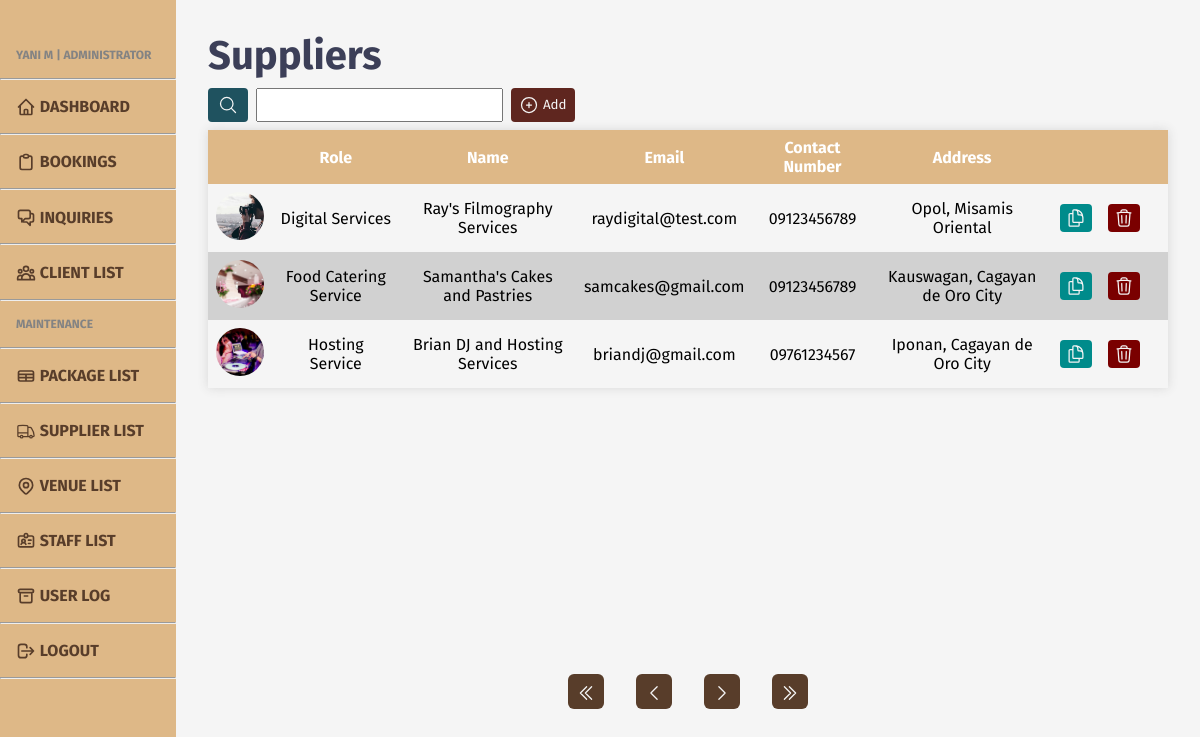
The app's page /admin/admin-suppliers.php (signed in) with its own data.
### tables this page shows
CREATE TABLE `supplier` (
  `supp_id` int(11) NOT NULL,
  `supp_name` varchar(255) NOT NULL,
  `supp_contno` varchar(255) NOT NULL,
  `supp_email` varchar(255) NOT NULL,
  `supp_role` varchar(255) NOT NULL,
  `supp_add` varchar(255) NOT NULL,
  `supp_img` varchar(255) DEFAULT NULL,
  `supp_status` int(1) NOT NULL
);

### admin/admin-suppliers.php (the view, shortened to what the rows shown need)
<?php
include '../includes/admin-head.php';
require '../db/database.php';
?>
<head>
    <link rel="stylesheet" href="../styles/admin/admin-lower.css">
</head>
<body>
    <?php
    include '../includes/admin-header.php';
    ?>
    <main class="content">
        <h1>Suppliers</h1>
        <div class="tbl-cont">
            <table>
                <tr>
                    <th></th>
                    <th>Role</th>
                    <th>Name</th>
                    <th>Email</th>
                    <th>Contact Number</th>
                    <th>Address</th>
                    <th></th>
                    <th></th>
                </tr>
                <?php
                if (isset($_GET['search-submit'])) {
                    $queried = mysqli_real_escape_string($conn, preg_replace('/\s+/', ' ', trim($_GET['search'])));
                    if (strpos($queried, ", ")) {
                        $query = str_replace(", ", " ", $queried);
                        $keys = explode(" ", $query);
                    } else if (strpos($queried, ",")) {
                        $query = str_replace(",", " ", $queried);
                        $keys = explode(" ", $query);
                    } else {
                        $keys = explode(" ", $queried);
                    }
                    if (empty($queried)) {
                        unset($_COOKIE["search"]);
                        if (isset($_GET['pageno'])) {
                            $pageno = $_GET['pageno'];
                        } else {
                            $pageno = 1;
                        }
                        $no_of_records_per_page = 6;
                        $offset = ($pageno - 1) * $no_of_records_per_page;
                        $total_pages_sql = "SELECT COUNT(*) FROM supplier WHERE supp_status=1";
                        $result = mysqli_query($conn, $total_pages_sql);
                        $total_rows = mysqli_fetch_array($result)[0];
                        $total_pages = ceil($total_rows / $no_of_records_per_page);
                        $sql = "SELECT * FROM supplier WHERE supp_status=1 ORDER BY supp_role ASC LIMIT $offset, $no_of_records_per_page";
                        $res_data = mysqli_query($conn, $sql);
                        while ($row = mysqli_fetch_array($res_data)) { ?>
                            <tr>
                                <td>
                                    <div id="small-icon">
                                        <?php if ($row['supp_img'] == NULL) { ?>
                                            <img src="../images/supplier/default.jpg">
                                        <?php } else { ?>
                                            <img src="../images/supplier/<?php echo $row['supp_img']; ?>">
                                        <?php } ?>
                                    </div>
                                </td>
                                <td><?php echo $row['supp_role']; ?></td>
                                <td><?php echo $row['supp_name']; ?></td>
                                <td><?php echo $row['supp_email']; ?></td>
                                <td><?php echo $row['supp_contno']; ?></td>
                                <td><?php echo $row['supp_add']; ?></td>
                                <td class="btn">
                                    <form action="admin-suppliers-edit.php?supp_id=<?php echo $row['supp_id']; ?>" method="post">
                                        <button id="update" name="update">
                                            <svg xmlns="http://www.w3.org/2000/svg" fill="none" viewBox="0 0 24 24" stroke-width="1.5" stroke="currentColor" class="w-6 h-6">
                                                <path stroke-linecap="round" stroke-linejoin="round" d="M15.75 17.25v3.375c0 .621-.504 1.125-1.125 1.125h-9.75a1.125 1.125 0 01-1.125-1.125V7.875c0-.621.504-1.125 1.125-1.125H6.75a9.06 9.06 0 011.5.124m7.5 10.376h3.375c.621 0 1.125-.504 1.125-1.125V11.25c0-4.46-3.243-8.161-7.5-8.876a9.06 9.06 0 00-1.5-.124H9.375c-.621 0-1.125.504-1.125 1.125v3.5m7.5 10.375H9.375a1.125 1.125 0 01-1.125-1.125v-9.25m12 6.625v-1.875a3.375 3.375 0 00-3.375-3.375h-1.5a1.125 1.125 0 01-1.125-1.125v-1.5a3.375 3.375 0 00-3.375-3.375H9.75" />
                                            </svg>
                                        </button>
                                    </form>
                                </td>
                                <td class="btn">
                                    <form action="../util/admin_supplier.php?supp_id=<?php echo $row['supp_id']; ?>" method="post">
                                        <button id="delete" name="delete">
                                            <svg xmlns="http://www.w3.org/2000/svg" fill="none" viewBox="0 0 24 24" stroke-width="1.5" stroke="currentColor" class="w-6 h-6">
                                                <path stroke-linecap="round" stroke-linejoin="round" d="M14.74 9l-.346 9m-4.788 0L9.26 9m9.968-3.21c.342.052.682.107 1.022.166m-1.022-.165L18.16 19.673a2.25 2.25 0 01-2.244 2.077H8.084a2.25 2.25 0 01-2.244-2.077L4.772 5.79m14.456 0a48.108 48.108 0 00-3.478-.397m-12 .562c.34-.059.68-.114 1.022-.165m0 0a48.11 48.11 0 013.478-.397m7.5 0v-.916c0-1.18-.91-2.164-2.09-2.201a51.964 51.964 0 00-3.32 0c-1.18.037-2.09 1.022-2.09 2.201v.916m7.5 0a48.667 48.667 0 00-7.5 0" />
                                            </svg>
                                        </button>
                                    </form>
                                </td>
                            </tr>
                        <?php }
                    } else {
                        $_COOKIE['search'] = $queried;
                        if (isset($_GET['pageno'])) {
                            $pageno = $_GET['pageno'];
                        } else {
                            $pageno = 1;
                        }
                        $no_of_records_per_page = 6;
                        $offset = ($pageno - 1) * $no_of_records_per_page;
                        $total_pages_sql = "SELECT * FROM supplier WHERE (supp_name LIKE '%$queried%' OR supp_add LIKE '%$queried%' OR supp_role LIKE '%$queried%' OR supp_email LIKE '%$queried%') AND supp_status=1";
                        foreach ($keys as $k) {
                            $total_pages_sql .= " OR supp_name LIKE '%$k%' OR supp_add LIKE '%$k%' OR supp_role LIKE '%$k%' OR supp_email LIKE '%$k%' ";
                        }
                        $result = mysqli_query($conn, $total_pages_sql);
                        $total_rows = mysqli_fetch_array($result)[0];
                        $total_pages = ceil($total_rows / $no_of_records_per_page);
                        $sql = "SELECT * FROM supplier WHERE (supp_name LIKE '%$queried%' OR supp_add LIKE '%$queried%' OR supp_role LIKE '%$queried%' OR supp_email LIKE '%$queried%') AND supp_status=1";
                        foreach ($keys as $k) {
                            $sql .= " OR supp_name LIKE '%$k%' OR supp_add LIKE '%$k%' OR supp_role LIKE '%$k%' OR supp_email LIKE '%$k%' ";
                        }
                        $res_data = mysqli_query($conn, $sql);
                        while ($row = mysqli_fetch_array($res_data)) { ?>
                            <tr>
                                <td>
                                    <div id="small-icon">
                                        <?php if ($row['supp_img'] == NULL) { ?>
                                            <img src="../images/supplier/default.jpg">
                                        <?php } else { ?>
                                            <img src="../images/supplier/<?php echo $row['supp_img']; ?>">
                                        <?php } ?>
                                    </div>
                                </td>
                                <td><?php echo $row['supp_role']; ?></td>
                                <td><?php echo $row['supp_name']; ?></td>
                                <td><?php echo $row['supp_email']; ?></td>
                                <td><?php echo $row['supp_contno']; ?></td>
                                <td><?php echo $row['supp_add']; ?></td>
                                <td class="btn">
                                    <form action="admin-suppliers-edit.php?supp_id=<?php echo $row['supp_id']; ?>" method="post">
                                        <button id="update" name="update">
                                            <svg xmlns="http://www.w3.org/2000/svg" fill="none" viewBox="0 0 24 24" stroke-width="1.5" stroke="currentColor" class="w-6 h-6">
                                                <path stroke-linecap="round" stroke-linejoin="round" d="M15.75 17.25v3.375c0 .621-.504 1.125-1.125 1.125h-9.75a1.125 1.125 0 01-1.125-1.125V7.875c0-.621.504-1.125 1.125-1.125H6.75a9.06 9.06 0 011.5.124m7.5 10.376h3.375c.621 0 1.125-.504 1.125-1.125V11.25c0-4.46-3.243-8.161-7.5-8.876a9.06 9.06 0 00-1.5-.124H9.375c-.621 0-1.125.504-1.125 1.125v3.5m7.5 10.375H9.375a1.125 1.125 0 01-1.125-1.125v-9.25m12 6.625v-1.875a3.375 3.375 0 00-3.375-3.375h-1.5a1.125 1.125 0 01-1.125-1.125v-1.5a3.375 3.375 0 00-3.375-3.375H9.75" />
                                            </svg>
                                        </button>
                                    </form>
                                </td>
                                <td class="btn">
                                    <form action="../util/admin_supplier.php?supp_id=<?php echo $row['supp_id']; ?>" method="post">
                                        <button id="delete" name="delete">
                                            <svg xmlns="http://www.w3.org/2000/svg" fill="none" viewBox="0 0 24 24" stroke-width="1.5" stroke="currentColor" class="w-6 h-6">
                                                <path stroke-linecap="round" stroke-linejoin="round" d="M14.74 9l-.346 9m-4.788 0L9.26 9m9.968-3.21c.342.052.682.107 1.022.166m-1.022-.165L18.16 19.673a2.25 2.25 0 01-2.244 2.077H8.084a2.25 2.25 0 01-2.244-2.077L4.772 5.79m14.456 0a48.108 48.108 0 00-3.478-.397m-12 .562c.34-.059.68-.114 1.022-.165m0 0a48.11 48.11 0 013.478-.397m7.5 0v-.916c0-1.18-.91-2.164-2.09-2.201a51.964 51.964 0 00-3.32 0c-1.18.037-2.09 1.022-2.09 2.201v.916m7.5 0a48.667 48.667 0 00-7.5 0" />
                                            </svg>
                                        </button>
                                    </form>
                                </td>
                            </tr>
                        <?php }
                    }
                } else {
                    if (isset($_GET['pageno'])) {
                        $pageno = $_GET['pageno'];
                    } else {
                        $pageno = 1;
                    }
                    $no_of_records_per_page = 6;
                    $offset = ($pageno - 1) * $no_of_records_per_page;
                    $sql = "SELECT * FROM supplier WHERE supp_status=1 ORDER BY supp_role ASC LIMIT $offset, $no_of_records_per_page";
                    $res_data = mysqli_query($conn, $sql);
                    while ($row = mysqli_fetch_array($res_data)) { ?>
                        <tr>
                            <td>
                                <div id="small-icon">
                                    <?php if ($row['supp_img'] == NULL) { ?>
                                        <img src="../images/supplier/default.jpg">
                                    <?php } else { ?>
                                        <img src="../images/supplier/<?php echo $row['supp_img']; ?>">
                                    <?php } ?>
                                </div>
                            </td>
                            <td><?php echo $row['supp_role']; ?></td>
                            <td><?php echo $row['supp_name']; ?></td>
                            <td><?php echo $row['supp_email']; ?></td>
                            <td><?php echo $row['supp_contno']; ?></td>
                            <td><?php echo $row['supp_add']; ?></td>
                            <td class="btn">
                                <form action="admin-suppliers-edit.php?supp_id=<?php echo $row['supp_id']; ?>" method="post">
                                    <button id="update" name="update">
                                    </button>
                                </form>
                            </td>
                            <td class="btn">
                                <form action="../util/admin_supplier.php?supp_id=<?php echo $row['supp_id']; ?>" method="post">
                                    <button id="delete" name="delete">
                                    </button>
                                </form>
                            </td>
                        </tr>
                <?php };
                }
                ?>
            </table>
        </div>
    </main>
    </div>
</body>
</html>

### records on screen
supplier: supp_img (picture), supp_role "Digital Services", supp_name "Ray's Filmography Services", supp_email "raydigital@test.com", supp_contno "09123456789", supp_add "Opol, Misamis Oriental"
supplier: supp_img (picture), supp_role "Food Catering Service", supp_name "Samantha's Cakes and Pastries", supp_email "samcakes@gmail.com", supp_contno "09123456789", supp_add "Kauswagan, Cagayan de Oro City"
supplier: supp_img (picture), supp_role "Hosting Service", supp_name "Brian DJ and Hosting Services", supp_email "briandj@gmail.com", supp_contno "09761234567", supp_add "Iponan, Cagayan de Oro City"
